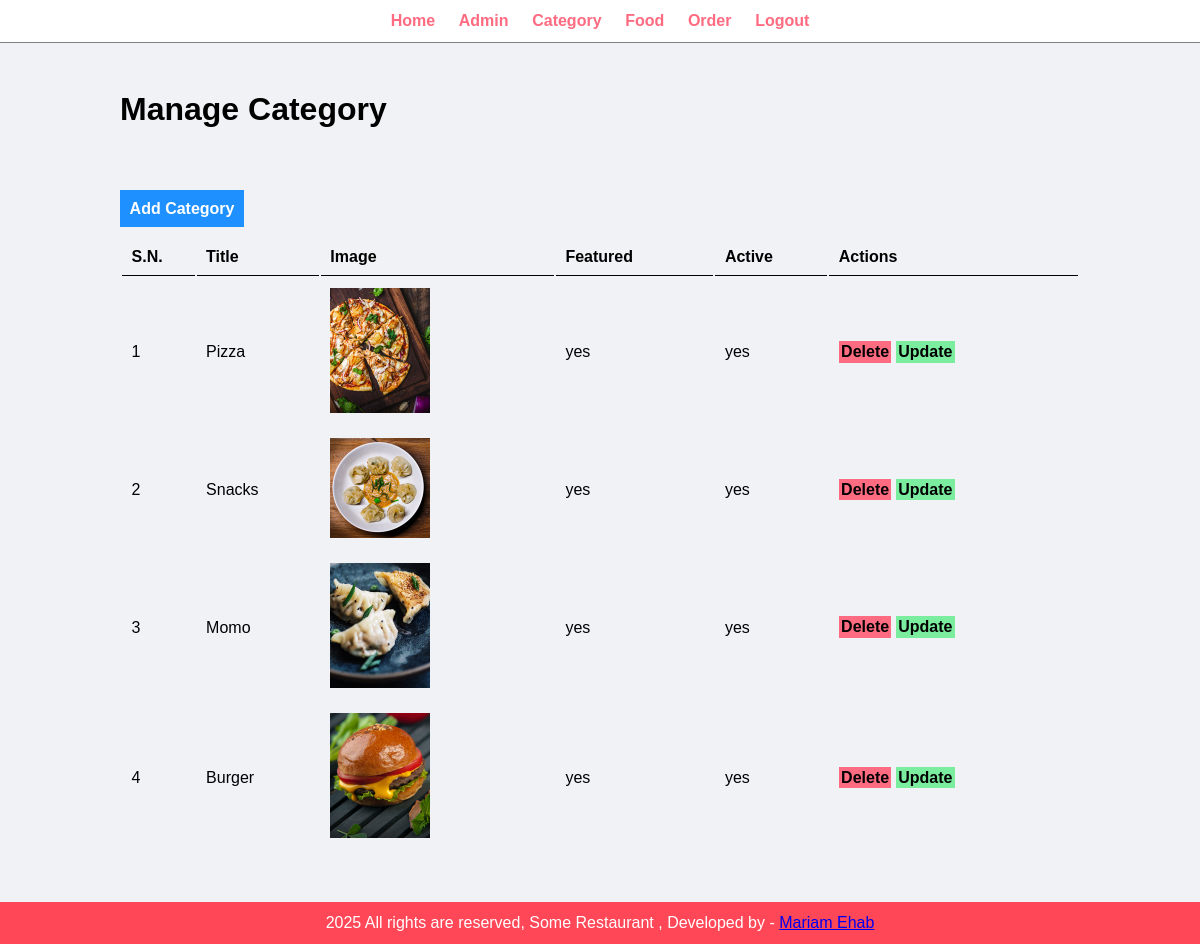
The app's page /admin/manage-category.php (signed in) with its own data.
### tables this page shows
CREATE TABLE `category` (
  `id` int(10) UNSIGNED NOT NULL,
  `title` varchar(100) NOT NULL,
  `image_name` varchar(255) NOT NULL,
  `featured` varchar(10) NOT NULL,
  `active` varchar(10) NOT NULL
);

### admin/manage-category.php (the view, shortened to what this page needs)
<?php require 'partials/menu.php'; ?>
<div class="main-content">
    <div class="warpper">
        <h1>Manage Category</h1>
        <br><br>
        <br><br>
        <a href="add-category.php" class="btn-primary">Add Category</a>
        <br><br>
        <table class="tbl-full">
            <tr>
                <th>S.N.</th>
                <th>Title</th>
                <th>Image</th>
                <th>Featured</th>
                <th>Active</th>
                <th>Actions</th>
            </tr>
            <?php
            $sql = "SELECT * FROM category";
            $result = mysqli_query($connect, $sql);
            $count = mysqli_num_rows($result);
            if ($count > 0):
                $id = 1;
                while ($row = mysqli_fetch_array($result)) {
                    ?>
                    <tr>
                        <td><?php echo $id++ ?></td>
                        <td><?php echo $row['title'] ?></td>
                        <td>
                            <?php if ($row['image_name'] != "") {
                                ?>
                                <img src="<?php echo SITEURL ?>images/category/<?php echo $row['image_name'] ?>" width="100px"
                                    alt="">
                                <?php
                            } else {
                                echo "<div class='error'>Image Not Added</div>";
                            }
                            ?>
                        </td>
                        <td><?php echo $row['featured'] ?></td>
                        <td><?php echo $row['active'] ?></td>
                        <td> <a href="delete-category.php?id=<?php echo $row['id']?>&image_name=<?php echo $row['image_name']?>" class="btn-danger">Delete</a> <a href="update-category.php?id=<?php echo $row['id']?>" class="btn-secondary">Update</a></td>
                    </tr>
                <?php }
                ; ?>
            <?php endif ?>
        </table>
    </div>
</div>
<?php require 'partials/footer.php'; ?>

### admin/partials/menu.php (shortened to what this page needs)
<!DOCTYPE html>
<html lang="en">
<head>
    <link rel="stylesheet" href="../css/admin.css">
</head>
<body>
    <div class="menu text-center">
        <div class="warpper">
            <ul>
                <li><a href="index.php">Home</a></li>
                <li><a href="manage-admin.php">Admin</a></li>
                <li><a href="manage-category.php">Category</a></li>
                <li><a href="manage-food.php">Food</a></li>
                <li><a href="manage-order.php">Order</a></li>
                <li><a href="logout.php">Logout</a></li>
            </ul>
        </div>
    </div>

### admin/partials/footer.php
<div class="footer">
    <div class="warpper">
        <p class="text-center">2025 All rights are reserved, Some Restaurant , Developed by - <a href="#">Mariam
                Ehab</a></p>
    </div>
</div>
</body>
</html>

### css/admin.css (style rules this page uses)
:root { --main-color: #ff4757; }
* { margin: 0 0; padding: 0 0; font-family: Arial, Helvetica, sans-serif; }
.warpper { padding: 1%; width:80%; margin:0 auto; }
.text-center { text-align: center; }
.tbl-full { width:100%; }
table tr th { border-bottom: 1px solid black; padding: 1%; text-align: left; }
table tr td { padding: 1%; }
.btn-primary { background-color: #1e90ff; padding: 1%; text-decoration: none; color: white; font-weight: bold; }
.btn-secondary { background-color: #7bed9f; padding: 1%; text-decoration: none; color: black; font-weight: bold; }
.btn-danger { background-color: #ff6b81; padding: 1%; text-decoration: none; color: black; font-weight: bold; }
.menu { border-bottom:1px solid grey; }
.menu ul { list-style-type: none; }
.menu ul li { display: inline; padding: 1%; }
.menu ul li a { text-decoration: none; font-weight: bold; color: #ff6b81; }
.main-content { background-color: #f1f2f6; padding: 3% 0; }
.footer { background-color: var(--main-color); color: white; }

### records on screen
category: title "Pizza", image_name (picture), featured "yes", active "yes"
category: title "Snacks", image_name (picture), featured "yes", active "yes"
category: title "Momo", image_name (picture), featured "yes", active "yes"
category: title "Burger", image_name (picture), featured "yes", active "yes"
